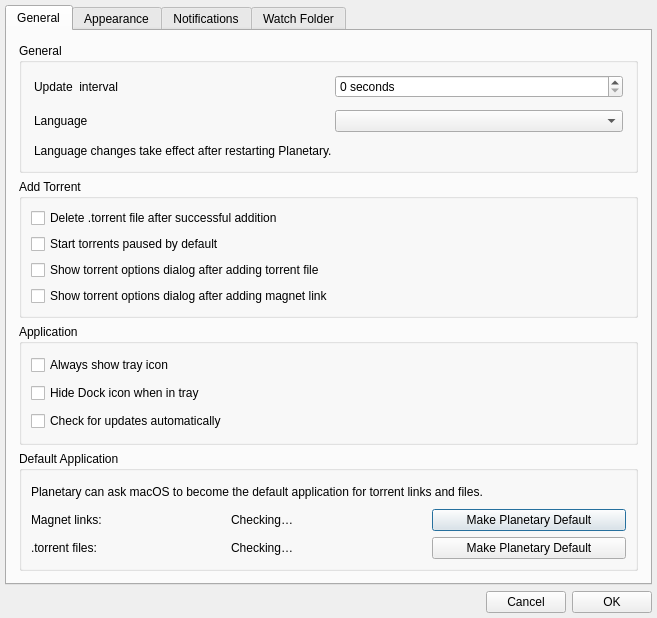
<?xml version="1.0" encoding="UTF-8"?>
<ui version="4.0">
 <class>AppSettings</class>
 <widget class="QDialog" name="AppSettings">
  <property name="geometry">
   <rect>
    <x>0</x>
    <y>0</y>
    <width>657</width>
    <height>618</height>
   </rect>
  </property>
  <property name="windowTitle">
   <string>Dialog</string>
  </property>
  <layout class="QVBoxLayout" name="verticalLayout">
   <property name="leftMargin">
    <number>5</number>
   </property>
   <property name="topMargin">
    <number>5</number>
   </property>
   <property name="rightMargin">
    <number>5</number>
   </property>
   <property name="bottomMargin">
    <number>5</number>
   </property>
   <item>
    <widget class="QTabWidget" name="tabWidget">
     <property name="maximumSize">
      <size>
       <width>16777215</width>
       <height>16777215</height>
      </size>
     </property>
     <property name="currentIndex">
      <number>0</number>
     </property>
     <widget class="QWidget" name="general">
      <attribute name="title">
       <string>General</string>
      </attribute>
      <layout class="QHBoxLayout" name="horizontalLayout_2">
       <property name="leftMargin">
        <number>12</number>
       </property>
       <property name="topMargin">
        <number>12</number>
       </property>
       <property name="rightMargin">
        <number>12</number>
       </property>
       <property name="bottomMargin">
        <number>12</number>
       </property>
       <item>
        <layout class="QVBoxLayout" name="verticalLayout_2">
         <item>
          <widget class="QGroupBox" name="dataOptionsGroup">
           <property name="minimumSize">
            <size>
             <width>0</width>
             <height>130</height>
            </size>
           </property>
           <property name="title">
            <string>General</string>
           </property>
           <layout class="QHBoxLayout" name="horizontalLayout_3">
            <property name="leftMargin">
             <number>12</number>
            </property>
            <property name="topMargin">
             <number>12</number>
            </property>
            <property name="rightMargin">
             <number>12</number>
            </property>
            <property name="bottomMargin">
             <number>12</number>
            </property>
            <item>
             <layout class="QGridLayout" name="gridLayout">
              <property name="spacing">
               <number>12</number>
              </property>
              <item row="0" column="1">
               <widget class="QSpinBox" name="updateInterval">
                <property name="suffix">
                 <string> seconds</string>
                </property>
               </widget>
              </item>
              <item row="0" column="0">
               <widget class="QLabel" name="label_2">
                <property name="text">
                 <string>Update  interval</string>
                </property>
               </widget>
              </item>
              <item row="1" column="0">
               <widget class="QLabel" name="labelLanguage">
                <property name="text">
                 <string>Language</string>
                </property>
                <property name="buddy">
                 <cstring>languageCombo</cstring>
                </property>
               </widget>
              </item>
              <item row="1" column="1">
               <widget class="QComboBox" name="languageCombo">
                <property name="toolTip">
                 <string>Select the language used by Planetary</string>
                </property>
               </widget>
              </item>
              <item row="2" column="0" colspan="2">
               <widget class="QLabel" name="labelLanguageRestartNotice">
                <property name="text">
                 <string>Language changes take effect after restarting Planetary.</string>
                </property>
                <property name="wordWrap">
                 <bool>true</bool>
                </property>
               </widget>
              </item>
             </layout>
            </item>
           </layout>
          </widget>
         </item>
         <item>
          <widget class="QGroupBox" name="torrentAddGroup">
           <property name="title">
            <string>Add Torrent</string>
           </property>
           <layout class="QHBoxLayout" name="horizontalLayout_4">
            <item>
             <layout class="QGridLayout" name="gridLayout_2">
              <item row="0" column="0">
               <widget class="QCheckBox" name="deleteTorrentOnAdd">
                <property name="text">
                 <string>Delete .torrent file after successful addition</string>
                </property>
               </widget>
              </item>
              <item row="1" column="0">
               <widget class="QCheckBox" name="startTorrentPaused">
                <property name="toolTip">
                 <string>Use paused as the default state in the Add Torrent dialog</string>
                </property>
                <property name="text">
                 <string>Start torrents paused by default</string>
                </property>
               </widget>
              </item>
              <item row="2" column="0">
               <widget class="QCheckBox" name="showTorrentFileOptionsDialog">
                <property name="text">
                 <string>Show torrent options dialog after adding torrent file</string>
                </property>
               </widget>
              </item>
              <item row="3" column="0">
               <widget class="QCheckBox" name="showMagnetLinkOptionsDialog">
                <property name="text">
                 <string>Show torrent options dialog after adding magnet link</string>
                </property>
               </widget>
              </item>
             </layout>
            </item>
           </layout>
          </widget>
         </item>
         <item>
          <widget class="QGroupBox" name="applicationGroup">
           <property name="title">
            <string>Application</string>
           </property>
           <layout class="QVBoxLayout" name="verticalLayoutApplication">
            <item>
             <widget class="QCheckBox" name="showTrayIcon">
              <property name="text">
               <string>Always show tray icon</string>
              </property>
             </widget>
            </item>
            <item>
             <widget class="QCheckBox" name="hideDockIcon">
              <property name="text">
               <string>Hide Dock icon when in tray</string>
              </property>
             </widget>
            </item>
            <item>
             <widget class="QCheckBox" name="checkUpdatesAutomatically">
              <property name="toolTip">
               <string>Check for updates at launch, at most once every 24 hours</string>
              </property>
              <property name="text">
               <string>Check for updates automatically</string>
              </property>
             </widget>
            </item>
           </layout>
          </widget>
         </item>
         <item>
          <widget class="QGroupBox" name="defaultHandlersGroup">
           <property name="title">
            <string>Default Application</string>
           </property>
           <layout class="QGridLayout" name="gridLayoutDefaultHandlers">
            <item row="0" column="0" colspan="3">
             <widget class="QLabel" name="labelDefaultHandlerDescription">
              <property name="text">
               <string>Planetary can ask macOS to become the default application for torrent links and files.</string>
              </property>
              <property name="wordWrap">
               <bool>true</bool>
              </property>
             </widget>
            </item>
            <item row="1" column="0">
             <widget class="QLabel" name="labelMagnetHandler">
              <property name="text">
               <string>Magnet links:</string>
              </property>
             </widget>
            </item>
            <item row="1" column="1">
             <widget class="QLabel" name="labelMagnetStatus">
              <property name="text">
               <string>Checking…</string>
              </property>
             </widget>
            </item>
            <item row="1" column="2">
             <widget class="QPushButton" name="buttonDefaultMagnet">
              <property name="text">
               <string>Make Planetary Default</string>
              </property>
             </widget>
            </item>
            <item row="2" column="0">
             <widget class="QLabel" name="labelTorrentHandler">
              <property name="text">
               <string>.torrent files:</string>
              </property>
             </widget>
            </item>
            <item row="2" column="1">
             <widget class="QLabel" name="labelTorrentStatus">
              <property name="text">
               <string>Checking…</string>
              </property>
             </widget>
            </item>
            <item row="2" column="2">
             <widget class="QPushButton" name="buttonDefaultTorrent">
              <property name="text">
               <string>Make Planetary Default</string>
              </property>
             </widget>
            </item>
           </layout>
          </widget>
         </item>
        </layout>
       </item>
      </layout>
     </widget>
     <widget class="QWidget" name="appearance">
      <attribute name="title">
       <string>Appearance</string>
      </attribute>
      <layout class="QVBoxLayout" name="verticalLayoutAppearance">
       <property name="leftMargin">
        <number>12</number>
       </property>
       <property name="topMargin">
        <number>12</number>
       </property>
       <property name="rightMargin">
        <number>12</number>
       </property>
       <property name="bottomMargin">
        <number>12</number>
       </property>
       <item>
        <widget class="QGroupBox" name="appearanceOptionsGroup">
         <property name="title">
          <string>Appearance</string>
         </property>
         <layout class="QGridLayout" name="gridLayoutAppearance">
          <property name="spacing">
           <number>12</number>
          </property>
          <item row="0" column="0">
           <widget class="QLabel" name="labelAppearance">
            <property name="text">
             <string>Colour scheme</string>
            </property>
            <property name="buddy">
             <cstring>colorThemeCombo</cstring>
            </property>
           </widget>
          </item>
          <item row="0" column="1">
           <widget class="QComboBox" name="colorThemeCombo">
            <property name="toolTip">
             <string>Follow the operating system appearance or override it for Planetary</string>
            </property>
           </widget>
          </item>
          <item row="1" column="0">
           <widget class="QLabel" name="labelIconTheme">
            <property name="text">
             <string>Icon theme</string>
            </property>
            <property name="buddy">
             <cstring>iconThemeCombo</cstring>
            </property>
           </widget>
          </item>
          <item row="1" column="1">
           <widget class="QComboBox" name="iconThemeCombo">
            <property name="toolTip">
             <string>Select the icon style used throughout Planetary</string>
            </property>
           </widget>
          </item>
          <item row="2" column="0" colspan="2">
           <widget class="QCheckBox" name="showSessionOverview">
            <property name="toolTip">
             <string>Show recent bandwidth activity in the details pane when no torrent is selected</string>
            </property>
            <property name="text">
             <string>Show bandwidth graph when no torrent is selected</string>
            </property>
           </widget>
          </item>
         </layout>
        </widget>
       </item>
       <item>
        <spacer name="verticalSpacerAppearance">
         <property name="orientation">
          <enum>Qt::Orientation::Vertical</enum>
         </property>
         <property name="sizeHint" stdset="0">
          <size>
           <width>20</width>
           <height>40</height>
          </size>
         </property>
        </spacer>
       </item>
      </layout>
     </widget>
     <widget class="QWidget" name="notifications">
      <attribute name="title">
       <string>Notifications</string>
      </attribute>
      <layout class="QVBoxLayout" name="verticalLayoutNotifications">
       <property name="leftMargin">
        <number>12</number>
       </property>
       <property name="topMargin">
        <number>12</number>
       </property>
       <property name="rightMargin">
        <number>12</number>
       </property>
       <property name="bottomMargin">
        <number>12</number>
       </property>
       <item>
        <widget class="QCheckBox" name="enableNotifications">
         <property name="text">
          <string>Enable notifications</string>
         </property>
        </widget>
       </item>
       <item>
        <widget class="QGroupBox" name="notificationEventsGroup">
         <property name="title">
          <string>Notify me when</string>
         </property>
         <layout class="QVBoxLayout" name="verticalLayoutNotificationEvents">
          <item>
           <widget class="QCheckBox" name="notifyTorrentAdded">
            <property name="text">
             <string>A torrent is added</string>
            </property>
           </widget>
          </item>
          <item>
           <widget class="QCheckBox" name="notifyTorrentCompleted">
            <property name="text">
             <string>A torrent finishes downloading</string>
            </property>
           </widget>
          </item>
          <item>
           <widget class="QCheckBox" name="notifyTorrentError">
            <property name="text">
             <string>A torrent reports an error</string>
            </property>
           </widget>
          </item>
          <item>
           <widget class="QCheckBox" name="notifyTorrentStalled">
            <property name="text">
             <string>A torrent becomes stalled</string>
            </property>
           </widget>
          </item>
         </layout>
        </widget>
       </item>
       <item>
        <widget class="QGroupBox" name="notificationDeliveryGroup">
         <property name="title">
          <string>Delivery methods</string>
         </property>
         <layout class="QVBoxLayout" name="verticalLayoutNotificationDelivery">
          <item>
           <layout class="QHBoxLayout" name="horizontalLayoutDesktopNotification">
            <item>
             <widget class="QCheckBox" name="enableDesktopNotifications">
              <property name="text">
               <string>Desktop notification</string>
              </property>
             </widget>
            </item>
            <item>
             <spacer name="horizontalSpacerDesktopNotification">
              <property name="orientation">
               <enum>Qt::Orientation::Horizontal</enum>
              </property>
              <property name="sizeHint" stdset="0">
               <size>
                <width>40</width>
                <height>20</height>
               </size>
              </property>
             </spacer>
            </item>
            <item>
             <widget class="QPushButton" name="buttonTestNotification">
              <property name="text">
               <string>Test Desktop Notification</string>
              </property>
             </widget>
            </item>
           </layout>
          </item>
          <item>
           <widget class="QCheckBox" name="enableExternalCommand">
            <property name="text">
             <string>Run external command</string>
            </property>
           </widget>
          </item>
          <item>
           <widget class="QWidget" name="externalCommandOptions" native="true">
            <layout class="QGridLayout" name="gridLayoutExternalCommand">
             <property name="leftMargin">
              <number>24</number>
             </property>
             <property name="topMargin">
              <number>0</number>
             </property>
             <property name="rightMargin">
              <number>0</number>
             </property>
             <property name="bottomMargin">
              <number>0</number>
             </property>
             <item row="0" column="0">
              <widget class="QLabel" name="labelExternalExecutable">
               <property name="text">
                <string>Executable:</string>
               </property>
              </widget>
             </item>
             <item row="0" column="1">
              <widget class="QLineEdit" name="externalCommandExecutable">
               <property name="placeholderText">
                <string>/path/to/script-or-program</string>
               </property>
              </widget>
             </item>
             <item row="0" column="2">
              <widget class="QPushButton" name="buttonBrowseExternalCommand">
               <property name="text">
                <string>Browse…</string>
               </property>
              </widget>
             </item>
             <item row="1" column="0">
              <widget class="QLabel" name="labelExternalArguments">
               <property name="text">
                <string>Arguments:</string>
               </property>
              </widget>
             </item>
             <item row="1" column="1" colspan="2">
              <widget class="QLineEdit" name="externalCommandArguments">
               <property name="toolTip">
                <string>Arguments support quotes. Available placeholders: {event}, {name}, {id}, {hash}, {size}, {size_bytes}, {status}, {progress}, {download_dir}, {server}, {error}, {timestamp}</string>
               </property>
               <property name="placeholderText">
                <string>--event {event} --name &quot;{name}&quot;</string>
               </property>
              </widget>
             </item>
             <item row="2" column="1">
              <widget class="QLabel" name="labelExternalPlaceholders">
               <property name="text">
                <string>Placeholders: {event}, {name}, {id}, {hash}, {size}, {size_bytes}, {status}, {progress}, {download_dir}, {server}, {error}, {timestamp}</string>
               </property>
               <property name="wordWrap">
                <bool>true</bool>
               </property>
              </widget>
             </item>
             <item row="2" column="2">
              <widget class="QPushButton" name="buttonTestExternalCommand">
               <property name="text">
                <string>Test Command</string>
               </property>
              </widget>
             </item>
            </layout>
           </widget>
          </item>
         </layout>
        </widget>
       </item>
       <item>
        <spacer name="verticalSpacerNotifications">
         <property name="orientation">
          <enum>Qt::Orientation::Vertical</enum>
         </property>
         <property name="sizeHint" stdset="0">
          <size>
           <width>20</width>
           <height>40</height>
          </size>
         </property>
        </spacer>
       </item>
      </layout>
     </widget>
     <widget class="QWidget" name="tab">
      <attribute name="title">
       <string>Watch Folder</string>
      </attribute>
      <layout class="QVBoxLayout" name="verticalLayoutWatchFolder">
       <property name="leftMargin">
        <number>12</number>
       </property>
       <property name="topMargin">
        <number>12</number>
       </property>
       <property name="rightMargin">
        <number>12</number>
       </property>
       <property name="bottomMargin">
        <number>12</number>
       </property>
       <item>
        <widget class="QGroupBox" name="groupBoxWatchFolder">
         <property name="title">
          <string>Watch Folder</string>
         </property>
         <layout class="QGridLayout" name="gridLayoutWatchFolder">
          <property name="leftMargin">
           <number>12</number>
          </property>
          <property name="topMargin">
           <number>12</number>
          </property>
          <property name="rightMargin">
           <number>12</number>
          </property>
          <property name="bottomMargin">
           <number>12</number>
          </property>
          <property name="spacing">
           <number>8</number>
          </property>
          <item row="0" column="0" colspan="3">
           <widget class="QCheckBox" name="checkWatchFolderEnabled">
            <property name="toolTip">
             <string>Automatically add .torrent files that appear in the selected folder.</string>
            </property>
            <property name="text">
             <string>Enable watch folder</string>
            </property>
           </widget>
          </item>
          <item row="1" column="0">
           <widget class="QLabel" name="labelWatchFolderPath">
            <property name="text">
             <string>Folder:</string>
            </property>
            <property name="buddy">
             <cstring>editWatchFolderPath</cstring>
            </property>
           </widget>
          </item>
          <item row="1" column="1">
           <widget class="QLineEdit" name="editWatchFolderPath">
            <property name="toolTip">
             <string>Folder to watch for new .torrent files.</string>
            </property>
            <property name="placeholderText">
             <string>Select a folder...</string>
            </property>
            <property name="clearButtonEnabled">
             <bool>true</bool>
            </property>
           </widget>
          </item>
          <item row="1" column="2">
           <widget class="QPushButton" name="buttonBrowseWatchFolder">
            <property name="toolTip">
             <string>Select the folder to watch.</string>
            </property>
            <property name="text">
             <string>Browse…</string>
            </property>
           </widget>
          </item>
          <item row="2" column="0">
           <widget class="QLabel" name="labelWatchFolderStableChecks">
            <property name="text">
             <string>Stable checks:</string>
            </property>
            <property name="buddy">
             <cstring>spinWatchFolderStableChecks</cstring>
            </property>
           </widget>
          </item>
          <item row="2" column="1">
           <widget class="QSpinBox" name="spinWatchFolderStableChecks">
            <property name="toolTip">
             <string>Number of unchanged scans required before adding a torrent file. Higher values are safer for slow copies.</string>
            </property>
            <property name="minimum">
             <number>1</number>
            </property>
            <property name="maximum">
             <number>10</number>
            </property>
            <property name="value">
             <number>2</number>
            </property>
           </widget>
          </item>
          <item row="2" column="2">
           <spacer name="horizontalSpacerWatchFolderStableChecks">
            <property name="orientation">
             <enum>Qt::Orientation::Horizontal</enum>
            </property>
            <property name="sizeHint" stdset="0">
             <size>
              <width>40</width>
              <height>20</height>
             </size>
            </property>
           </spacer>
          </item>
          <item row="3" column="0" colspan="3">
           <widget class="QLabel" name="labelWatchFolderDescription">
            <property name="text">
             <string>New .torrent files placed in this folder will be added automatically using the default add settings. Planetary waits until the file stops changing before adding it.</string>
            </property>
            <property name="wordWrap">
             <bool>true</bool>
            </property>
           </widget>
          </item>
          <item row="4" column="1" colspan="2">
           <layout class="QHBoxLayout" name="horizontalLayoutWatchFolderHistory">
            <item>
             <spacer name="horizontalSpacerWatchFolderHistory">
              <property name="orientation">
               <enum>Qt::Orientation::Horizontal</enum>
              </property>
              <property name="sizeHint" stdset="0">
               <size>
                <width>40</width>
                <height>20</height>
               </size>
              </property>
             </spacer>
            </item>
            <item>
             <widget class="QPushButton" name="buttonResetWatchFolderHistory">
              <property name="toolTip">
               <string>Forget which .torrent files have already been imported from the watch folder.</string>
              </property>
              <property name="text">
               <string>Reset Imported History…</string>
              </property>
             </widget>
            </item>
           </layout>
          </item>
         </layout>
        </widget>
       </item>
       <item>
        <spacer name="verticalSpacerWatchFolder">
         <property name="orientation">
          <enum>Qt::Orientation::Vertical</enum>
         </property>
         <property name="sizeHint" stdset="0">
          <size>
           <width>20</width>
           <height>40</height>
          </size>
         </property>
        </spacer>
       </item>
      </layout>
     </widget>
    </widget>
   </item>
   <item>
    <layout class="QHBoxLayout" name="horizontalLayout">
     <item>
      <spacer name="horizontalSpacer">
       <property name="orientation">
        <enum>Qt::Orientation::Horizontal</enum>
       </property>
       <property name="sizeHint" stdset="0">
        <size>
         <width>40</width>
         <height>20</height>
        </size>
       </property>
      </spacer>
     </item>
     <item>
      <widget class="QPushButton" name="settingsCancel">
       <property name="text">
        <string>Cancel</string>
       </property>
      </widget>
     </item>
     <item>
      <widget class="QPushButton" name="settingsOK">
       <property name="text">
        <string>OK</string>
       </property>
      </widget>
     </item>
    </layout>
   </item>
  </layout>
 </widget>
 <resources/>
 <connections/>
</ui>
